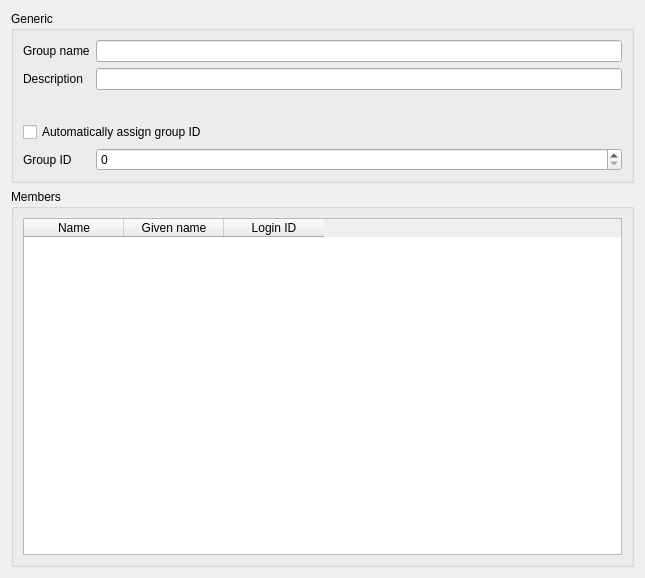
<?xml version="1.0" encoding="UTF-8"?>
<ui version="4.0">
 <class>posixGroup</class>
 <widget class="QWidget" name="posixGroup">
  <property name="geometry">
   <rect>
    <x>0</x>
    <y>0</y>
    <width>645</width>
    <height>578</height>
   </rect>
  </property>
  <property name="windowTitle">
   <string>POSIX</string>
  </property>
  <property name="windowIcon">
   <iconset>
    <normaloff>:/images/group-posix.png</normaloff>:/images/group-posix.png</iconset>
  </property>
  <property name="categoryTitle" stdset="0">
   <string>PosixGroup</string>
  </property>
  <layout class="QVBoxLayout" name="verticalLayout">
   <item>
    <widget class="QGroupBox" name="groupBox">
     <property name="title">
      <string>Generic</string>
     </property>
     <layout class="QGridLayout" name="gridLayout">
      <item row="0" column="0">
       <layout class="QFormLayout" name="formLayout">
        <item row="0" column="0">
         <widget class="QLabel" name="cnLabel">
          <property name="text">
           <string>Group name</string>
          </property>
          <property name="buddy">
           <cstring>cnEdit</cstring>
          </property>
         </widget>
        </item>
        <item row="0" column="1">
         <widget class="QLineEdit" name="cnEdit"/>
        </item>
        <item row="1" column="0">
         <widget class="QLabel" name="descriptionLabel">
          <property name="text">
           <string>Description</string>
          </property>
          <property name="buddy">
           <cstring>descriptionEdit</cstring>
          </property>
         </widget>
        </item>
        <item row="1" column="1">
         <widget class="QLineEdit" name="descriptionEdit"/>
        </item>
        <item row="3" column="0" colspan="2">
         <widget class="QCheckBox" name="autoGid">
          <property name="text">
           <string>Automatically assign group ID</string>
          </property>
         </widget>
        </item>
        <item row="4" column="0">
         <widget class="QLabel" name="gidNumberLabel">
          <property name="text">
           <string>Group ID</string>
          </property>
          <property name="buddy">
           <cstring>gidNumberEdit</cstring>
          </property>
         </widget>
        </item>
        <item row="4" column="1">
         <widget class="QSpinBox" name="gidNumberEdit"/>
        </item>
        <item row="2" column="0">
         <spacer name="verticalSpacer">
          <property name="orientation">
           <enum>Qt::Vertical</enum>
          </property>
          <property name="sizeType">
           <enum>QSizePolicy::Fixed</enum>
          </property>
          <property name="sizeHint" stdset="0">
           <size>
            <width>20</width>
            <height>20</height>
           </size>
          </property>
         </spacer>
        </item>
       </layout>
      </item>
     </layout>
    </widget>
   </item>
   <item>
    <widget class="QGroupBox" name="groupBox_2">
     <property name="sizePolicy">
      <sizepolicy hsizetype="Preferred" vsizetype="Preferred">
       <horstretch>0</horstretch>
       <verstretch>1</verstretch>
      </sizepolicy>
     </property>
     <property name="title">
      <string>Members</string>
     </property>
     <layout class="QGridLayout" name="gridLayout_2">
      <item row="0" column="0">
       <widget class="QTableWidget" name="memberUidEdit">
        <property name="maximumSize">
         <size>
          <width>16777215</width>
          <height>16777215</height>
         </size>
        </property>
        <property name="editTitle" stdset="0">
         <string>Edit members</string>
        </property>
        <column>
         <property name="text">
          <string comment="sn">Name</string>
         </property>
        </column>
        <column>
         <property name="text">
          <string comment="givenName">Given name</string>
         </property>
        </column>
        <column>
         <property name="text">
          <string comment="uid">Login ID</string>
         </property>
        </column>
       </widget>
      </item>
     </layout>
    </widget>
   </item>
  </layout>
 </widget>
 <tabstops>
  <tabstop>cnEdit</tabstop>
  <tabstop>descriptionEdit</tabstop>
  <tabstop>gidNumberEdit</tabstop>
  <tabstop>memberUidEdit</tabstop>
 </tabstops>
 <resources>
  <include location="resources/group-posix.qrc"/>
 </resources>
 <connections>
  <connection>
   <sender>cnEdit</sender>
   <signal>textChanged(QString)</signal>
   <receiver>posixGroup</receiver>
   <slot>property_cn()</slot>
   <hints>
    <hint type="sourcelabel">
     <x>20</x>
     <y>20</y>
    </hint>
    <hint type="destinationlabel">
     <x>20</x>
     <y>20</y>
    </hint>
   </hints>
  </connection>
  <connection>
   <sender>gidNumberEdit</sender>
   <signal>textChanged(QString)</signal>
   <receiver>posixGroup</receiver>
   <slot>property_gidNumber()</slot>
   <hints>
    <hint type="sourcelabel">
     <x>20</x>
     <y>20</y>
    </hint>
    <hint type="destinationlabel">
     <x>20</x>
     <y>20</y>
    </hint>
   </hints>
  </connection>
  <connection>
   <sender>descriptionEdit</sender>
   <signal>textChanged(QString)</signal>
   <receiver>posixGroup</receiver>
   <slot>property_description()</slot>
   <hints>
    <hint type="sourcelabel">
     <x>20</x>
     <y>20</y>
    </hint>
    <hint type="destinationlabel">
     <x>20</x>
     <y>20</y>
    </hint>
   </hints>
 </connection>
 <connection>
   <sender>autoGid</sender>
   <signal>stateChanged(int)</signal>
   <receiver>posixAccount</receiver>
   <slot>property_autoGid()</slot>
 </connection>
  <connection>
   <sender>memberUidEdit</sender>
   <signal>textChanged(QString)</signal>
   <receiver>posixGroup</receiver>
   <slot>property_memberUid()</slot>
   <hints>
    <hint type="sourcelabel">
     <x>20</x>
     <y>20</y>
    </hint>
    <hint type="destinationlabel">
     <x>20</x>
     <y>20</y>
    </hint>
   </hints>
  </connection>
 </connections>
</ui>
